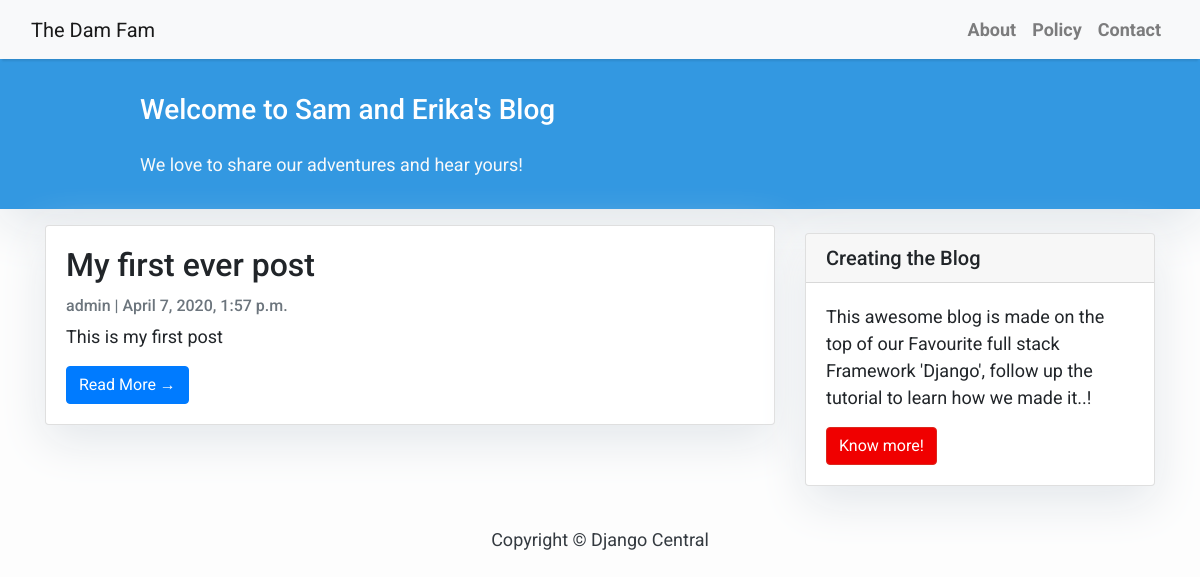
The page / on the database its author committed.
### blog/models.py (models this page shows, shortened)
class Post(models.Model):
    title = models.CharField(max_length=200, unique=True)
    slug = models.SlugField(max_length=200, unique=True)
    author = models.ForeignKey(User, on_delete=models.CASCADE, related_name='blog_posts')
    updated_on = models.DateTimeField(auto_now=True)
    content = models.TextField()
    created_on = models.DateTimeField(auto_now_add=True)
    status = models.IntegerField(choices=STATUS, default=0)
    class Meta:
        ordering = ['-created_on']

### blog/views.py (the view)
# urls.py: path('', views.PostList.as_view(), name='home'),
class PostList(generic.ListView):
    queryset = Post.objects.filter(status=1).order_by('-created_on')
    template_name = 'index.html'

### templates/index.html (shortened to what this page needs)
{% extends "base.html" %}
{% block content %}
<header class="masthead">
    <div class="container">
        <div class="row">
            <div class=" col-md-8 col-md-10 mx-auto">
                <div class="site-heading">
                    <h3 class=" site-heading my-4 mt-3 text-white"> Welcome to Sam and Erika's Blog </h3>
                    <p class="text-light">We love to share our adventures and hear yours! &nbsp
                    </p>
                </div>
            </div>
        </div>
    </div>
</header>
<div class="container">
    <div class="row">
        <div class="col-md-8 mt-3 left">
            {% for post in post_list %}
            <div class="card mb-4">
                <div class="card-body">
                    <h2 class="card-title">{{ post.title }}</h2>
                    <p class="card-text text-muted h6">{{ post.author }} | {{ post.created_on}} </p>
                    <p class="card-text">{{post.content|slice:":200" }}</p>
                    <a href="{% url 'post_detail' post.slug  %}" class="btn btn-primary">Read More &rarr;</a>
                </div>
            </div>
            {% endfor %}
        </div>
        {% block sidebar %} {% include 'sidebar.html' %} {% endblock sidebar %}
    </div>
</div>
{%endblock%}

### templates/base.html (style rules this page uses)
body { font-family: "Roboto", sans-serif; font-size: 17px; background-color: #fdfdfd; }
.masthead { background: #3398E1; height: auto; padding-bottom: 15px; box-shadow: 0 16px 48px #E3E7EB; padding-top: 10px; }

### templates/index.html (style rules this page uses)
body { font-family: "Roboto", sans-serif; font-size: 18px; background-color: #fdfdfd; }
.card { box-shadow: 0 16px 48px #E3E7EB; }

### templates/sidebar.html (style rules this page uses)
.card { box-shadow: 0 16px 48px #E3E7EB; }

### rows shown on the page
Post: title "My first ever post", author "admin", created_on "April 7, 2020, 1:57 p.m.", content "This is my first post"
